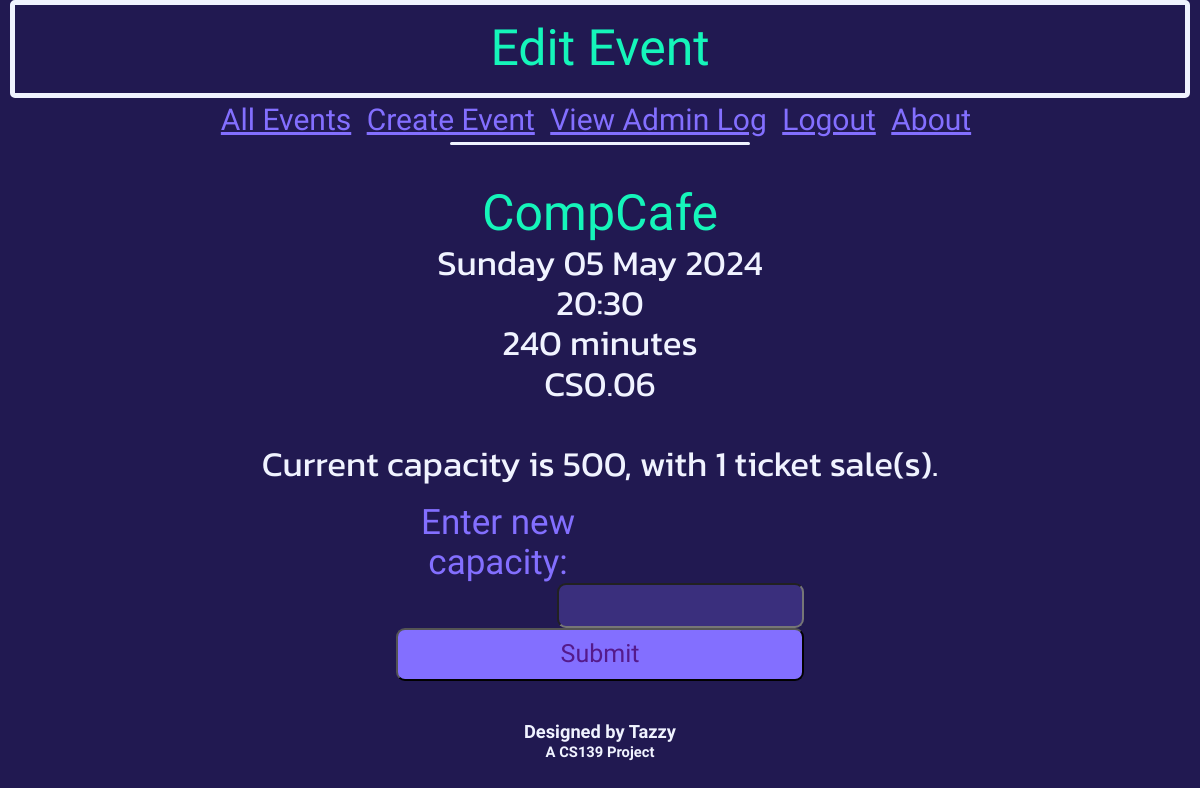
Page /editEvent?eventid=1 (signed in) on the earlier database version.
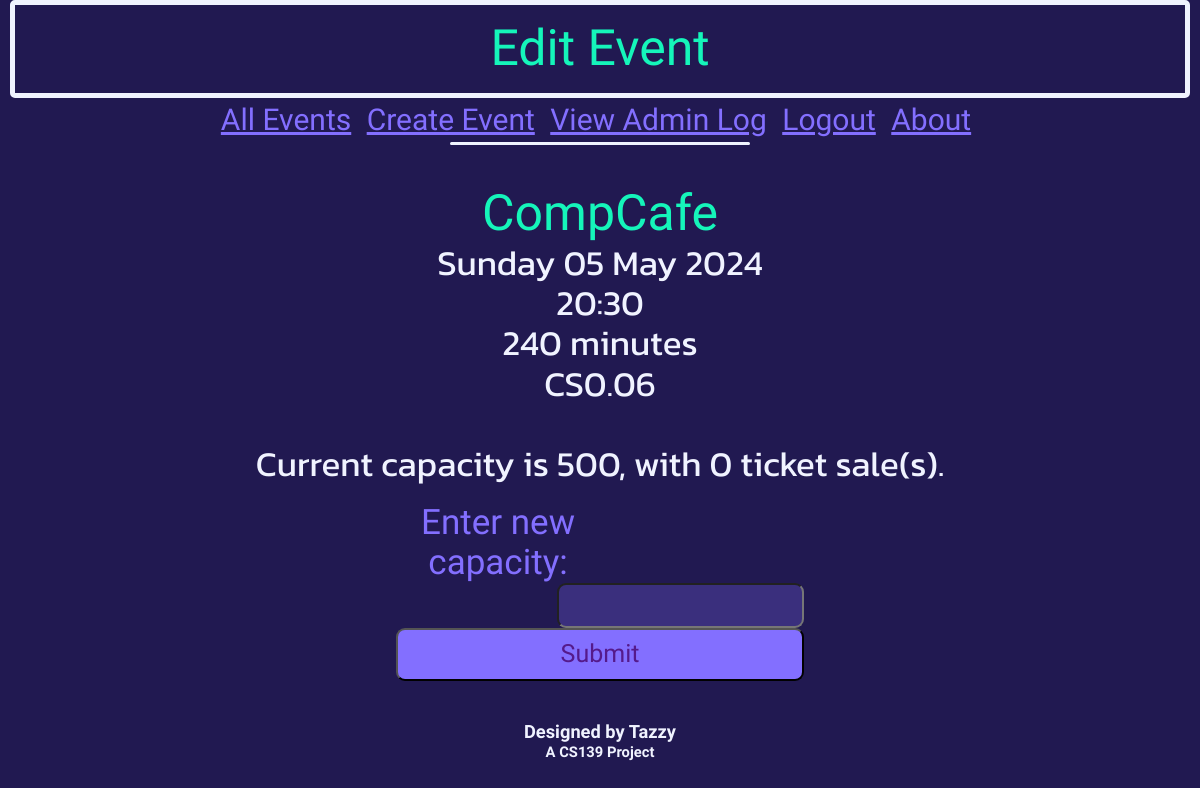
Same page on the later database version.
### db_definition.py (models this page shows, shortened)
class Event(db.Model):
    __tablename__ = "events"
    event_id = db.Column(db.Integer, primary_key = True)
    name = db.Column(db.String(20))
    dateTime = db.Column(db.DateTime)
    duration = db.Column(db.Integer) # Minutes
    capacity = db.Column(db.Integer)
    ticketsSold = db.Column(db.Integer)
    location = db.Column(db.String(50))

### eventbyte.py (the view, shortened to what this page needs)
@app.route('/editEvent', methods=["GET", "POST"])
def editEvent():
    if not current_user.is_authenticated or current_user.userClass != "super":
        flash("Only accessible to admins.")
        return redirect('/')
    if request.method == "GET":
        eventID = request.args.get("eventid") or None
        if not eventID:
            return redirect('/')
        thisEvent = Event.query.filter_by(event_id=eventID).first()
        return render_template('editEvent.html', event=thisEvent)

### eventbyte.py (called while the page is built)
@loginManager.user_loader
def loadUser(user_id):
    return User.query.get(int(user_id))

### templates/editEvent.html (shortened to what this page needs)
{% extends 'base.html' %}
{% block heading %}
    <div class="title subtitle">
        Edit Event
    </div>
{% endblock %}
{% block content %}
    <div class="eventInformation">
        <br>
        <span class="titleRef" style="font-size: 50px;">{{ event.name }}</span><br>
        {{ event.dateTime.strftime('%A') }} {{ event.dateTime.strftime('%d') }} {{ event.dateTime.strftime('%b') }} {{ event.dateTime.strftime('%Y') }}<br>
        {{ event.dateTime.strftime('%H') }}:{{ event.dateTime.strftime('%M') }}<br>
        {{ event.duration }} minutes<br>
        {{ event.location }}<br><br>
        Current capacity is {{ event.capacity }}, with {{ event.ticketsSold }} ticket sale(s).
    </div>
    <br>
    <div id="editEventFormContainer">
        <form id="editEventForm" action="editEvent" method="post">
            <label for="newCapacity">Enter new capacity:</label>
            <input type="text" name="newCapacity"><br><br>
            <input type="submit" value="Submit">
        </form>
    </div>
    <br><br><br>
{% endblock %}

Differences in the rows shown:
changed Event "CompCafe": ticketsSold "1" → "0"
